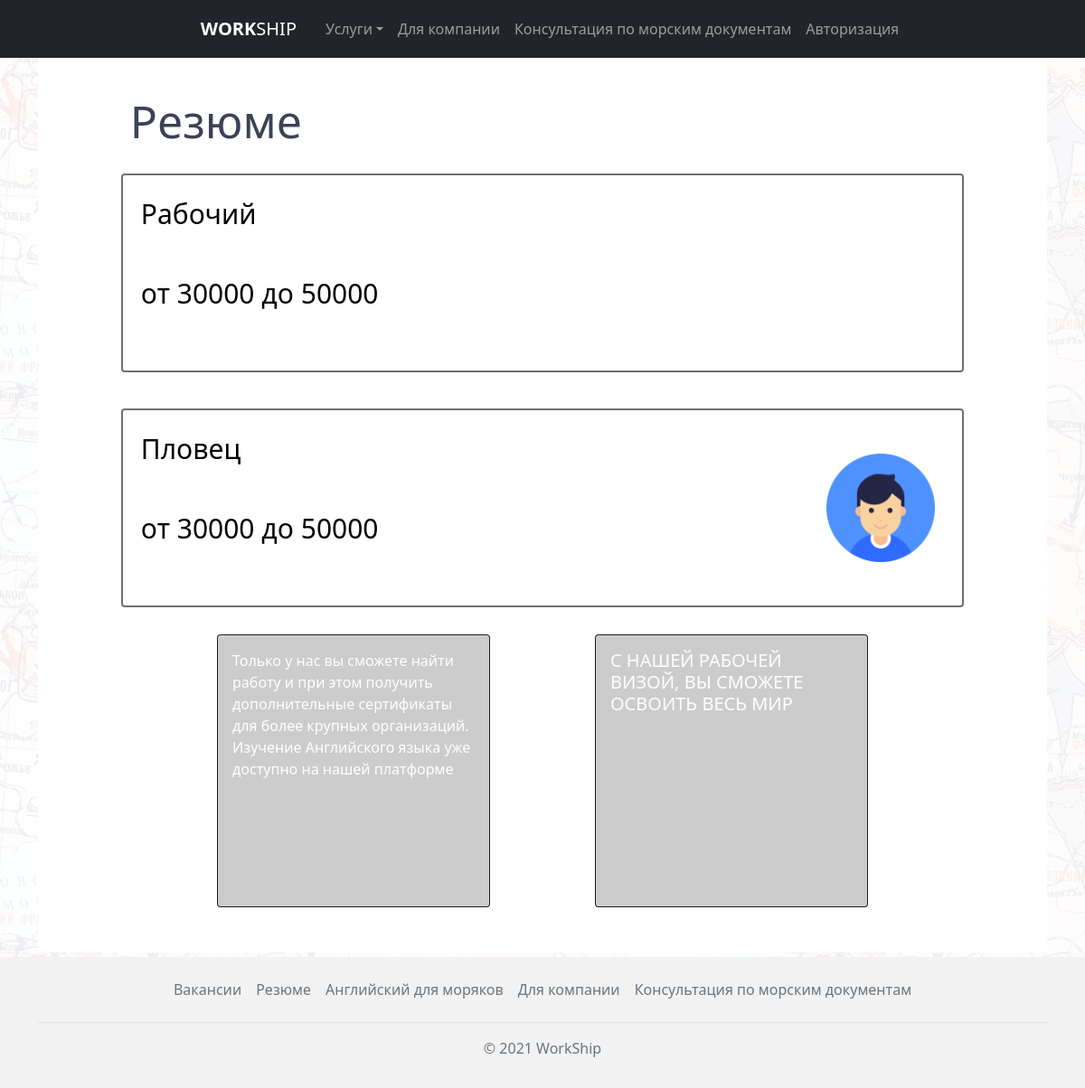
Page /summaries/ on the committed database.
### summaries/models.py (models this page shows, shortened)
class Summary(models.Model):
    user = models.ForeignKey(User, on_delete=models.CASCADE)
    name = models.CharField('Название', max_length=255)
    job = models.CharField('Должность', max_length=255)
    city = models.CharField('Город', max_length=255)
    salary_min = models.CharField('Зарплата от', max_length=255)
    salary_max = models.CharField('Зарплата до', max_length=255)
    extra = models.TextField('Дополнительно', default='Без описания')
    image = models.ImageField(upload_to=image_directory_path, storage=image_storage, default='defaultuser.png')
    time_create = models.DateTimeField('Дата создания', auto_now_add=True, null=True)
    time_update = models.DateTimeField('Дата изменения', auto_now=True, null=True)
    is_published = models.BooleanField('Публикация', default=True)
    def get_absolute_url(self):
        return reverse('summaries_detail', kwargs={'summary_id': self.pk})
    class Meta:
        verbose_name = 'Резюме'
        verbose_name_plural = 'Резюме'

### summaries/views.py (the view)
# urls.py: path('', summaries_home.as_view(), name='summaries_home'),
class summaries_home(DataMixin, ListView):
    paginate_by = 2
    model = Summary
    template_name = "summaries/summaries_home.html"
    context_object_name = 'summaries'
    def get_context_data(self, *, object_list=None, **kwargs):
        context = super().get_context_data(**kwargs)
        c_def = self.get_user_context(title="Резюме")
        return dict(list(context.items()) + list(c_def.items()))
    def get_queryset(self):
        return Summary.objects.filter(is_published=True)

### summaries/utils.py (called while the page is built)
    def get_user_context(self, **kwargs):
        context = kwargs
        return context

### summaries/templates/summaries/summaries_home.html (shortened to what this page needs)
{% extends 'main/layout.html' %}
{% block content %}
<div class="container">
      <div class="wrapper">
        <div class="vacancies">
          <div class="vacancies__header">
            <h2>Резюме</h2>
          </div>
          <div class="vacancies__container">
            {% if summaries %}
              {% for summary in summaries %}
              <a href="{{ summary.get_absolute_url }}">
                  <div class="vacancy">
                    <div class="vacancy__title">{{ summary.name }}</div>
                    <div class="vacancy__salary">от {{ summary.salary_min }} до {{ summary.salary_max }}</div>
                    <div class="vacancy__logo"><img src="{{summary.image.url}}" alt=""></div>
                  </div>
              </a>
              {% endfor %}
            {% else %}
              <p>Резюме не обнаружено</p>
            {% endif %}
          </div>
        </div>
        <div class="slider_index">
          <div class="slider_index__container">
            <div class="card bg-dark text-white">
                <img src="https://via.placeholder.com/300x300" class="card-img" alt="...">
                <div class="card-img-overlay">
                <p class="card-text">Только у нас вы сможете найти работу и при этом получить
                дополнительные сертификаты для более крупных организаций.
                Изучение Английского языка уже доступно на нашей платформе</p>
                </div>
            </div>
            <div class="card bg-dark text-white">
                <img src="https://via.placeholder.com/300x300" class="card-img" alt="...">
                <div class="card-img-overlay">
                <h5 class="card-title">С НАШЕЙ РАБОЧЕЙ ВИЗОЙ, ВЫ СМОЖЕТЕ ОСВОИТЬ ВЕСЬ МИР</h5>
                </div>
            </div>
          </div>
        </div>
      </div>
</div>
{% endblock %}

### main/static/main/style/css/style.css (style rules this page uses)
* { padding: 0; margin: 0; -webkit-box-sizing: border-box; box-sizing: border-box; font-family: "Segoe UI", Tahoma, Geneva, Verdana, sans-serif; scroll-behavior: smooth; }
html, body { height: 100%; }
.wrapper { padding: 40px; height: 100%; background-color: #fff; }
.vacancies { display: block; width: 90%; margin: 0 auto; background-color: #fff; }
.vacancies__header h2 { font-weight: 400; font-size: 50px; margin-left: 10px; color: #3c4255; }
.vacancies__container { display: -webkit-box; display: -webkit-flex; display: -ms-flexbox; display: flex; -webkit-box-orient: vertical; -webkit-box-direction: normal; -webkit-flex-direction: column; -ms-flex-direction: column; flex-direction: column; -webkit-box-pack: justify; -webkit-justify-content: space-between; -ms-flex-pack: justify; justify-content: space-between; }
.vacancies__container a { display: block; text-decoration: none; color: initial; width: 100%; height: 220px; margin: 20px 0; -webkit-transition: 0.2s; -o-transition: 0.2s; transition: 0.2s; }
.vacancies__container .vacancy { position: relative; display: -webkit-box; display: -webkit-flex; display: -ms-flexbox; display: flex; -webkit-box-orient: vertical; -webkit-box-direction: normal; -webkit-flex-direction: column; -ms-flex-direction: column; flex-direction: column; -webkit-box-pack: justify; -webkit-justify-content: space-between; -ms-flex-pack: justify; justify-content: space-between; width: 100%; height: 100%; border: 2px solid #707070; -webkit-border-radius: 4px; border-radius: 4px; padding: 20px; }
.vacancies__container .vacancy__title, .vacancies__container .vacancy__salary { font-size: 30px; }
.vacancies__container .vacancy__logo { position: absolute; right: 30px; top: 50%; -webkit-transform: translateY(-50%); -ms-transform: translateY(-50%); transform: translateY(-50%); width: 120px; height: 120px; }
.vacancies__container .vacancy__logo img { width: 100%; }
.slider_index { width: 100%; padding: 10px 100px; display: -webkit-box; display: -webkit-flex; display: -ms-flexbox; display: flex; }
.slider_index__container { display: -webkit-box; display: -webkit-flex; display: -ms-flexbox; display: flex; width: 100%; -webkit-justify-content: space-around; -ms-flex-pack: distribute; justify-content: space-around; }

### rows in the picture
Summary: name "Рабочий", salary_min "30000", salary_max "50000"
Summary: name "Пловец", salary_min "30000", salary_max "50000", image (placeholder picture)
